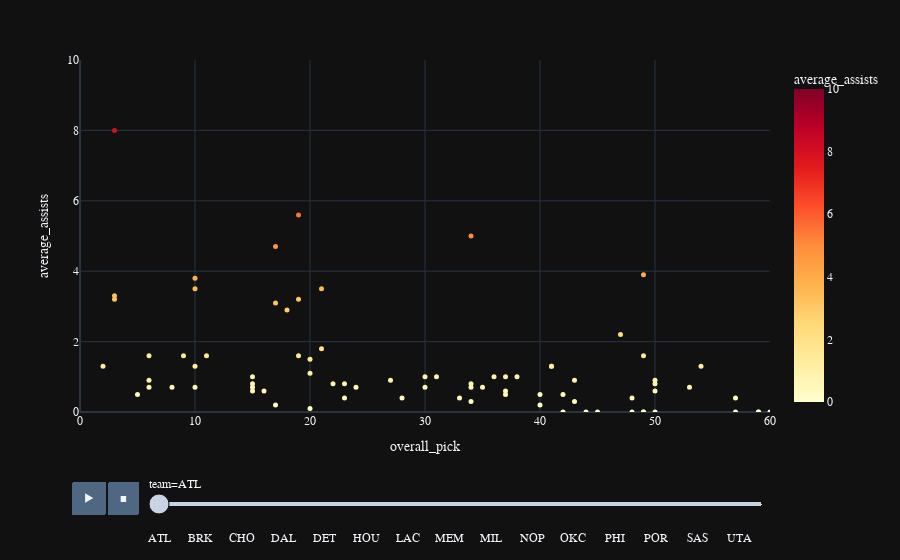

The code cell stored with this chart in its notebook:
### Markdown cell above
<h3 style="color:blue; font-weight:bold">Total Career Assists by Team and Overall Pick</h3>

### Code cell
fig = px.scatter(sorted_df, x = "overall_pick", y = "average_assists",
                    range_x = (0, 60), range_y = (0, 10),
                    hover_data = ["college"],
                    hover_name="player",
                    animation_frame = "team", range_color = (0, 10),
                    color = "average_assists", color_continuous_scale = "YlOrRd")
                    #title = "Points Per Game Overall Pick 1-60 Animation by Year and Games")

fig.update_traces(marker = dict(size = 5)) # scaling down the markers
fig.update_layout(template = "plotly_dark", font = dict(family = "PT Sans", size = 12))
fig.show()

### Figure 1 — Plotly figure (JSON) as saved in the notebook; plotly's stock layout.template omitted (floating-point values rounded to 4 significant figures)
{"data": [{"customdata": [["HS/G-Lea/Foreign"], ["Florida State"], ["HS/G-Lea/Foreign"], ["HS/G-Lea/Foreign"], ["Washington"], ["Kansas"], ["HS/G-Lea/Foreign"], ["Saint Joseph's"], ["Michigan State"], ["HS/G-Lea/Foreign"], ["Northwestern Oklahoma State University"], ["Miami (FL)"], ["HS/G-Lea/Foreign"], ["Indiana"], ["Virginia"], ["Cal State Long Beach"], ["Vanderbilt"], ["Notre Dame"], ["Oakland"], ["Illinois"], ["Duke"], ["Texas"], ["UNLV"], ["Kansas"], ["Seton Hall"], ["HS/G-Lea/Foreign"], ["Villanova"], ["NC State"], ["HS/G-Lea/Foreign"], ["HS/G-Lea/Foreign"], ["Oregon"], ["Wake Forest"], ["Stanford"], ["Maryland"], ["Colorado"], ["Purdue"], ["Oakland"], ["Cincinnati"], ["UNC"], ["HS/G-Lea/Foreign"], ["Texas"], ["Southeastern Illinois College"], ["Utah"], ["Arizona"], ["HS/G-Lea/Foreign"], ["Ohio State"], ["HS/G-Lea/Foreign"], ["BYU"], ["HS/G-Lea/Foreign"], ["Maryland"], ["HS/G-Lea/Foreign"], ["Stanford"], ["Duke"], ["Georgia"], ["Georgia Tech"], ["Central State University"], ["HS/G-Lea/Foreign"], ["Texas"], ["HS/G-Lea/Foreign"], ["California"], ["Wake Forest"], ["HS/G-Lea/Foreign"], ["Marquette"], ["Duke"], ["Texas A&M"], ["Texas Tech"], ["Florida"], ["Arizona"], ["South Florida"], ["Old Dominion"], ["UCLA"], ["HS/G-Lea/Foreign"], ["Providence"], ["LSU"], ["Auburn"], ["Duke"], ["USC"], ["Iowa"], ["Michigan"], ["Oral Roberts"]], "hovertemplate": "<b>%{hovertext}</b><br><br>team=ATL<br>overall_pick=%{x}<br>average_assists=%{marker.color}<br>college=%{customdata[0]}<extra></extra>", "hovertext": ["Cenk Akyol", "Doug Edwards", "Dimitrios Agravanis", "Marcus Eriksson", "Rich Manning", "Kelly Oubre Jr.", "Edy Tavares", "DeAndre' Bembry", "Adreian Payne", "Raul Neto", "Gaylon Nickerson", "Shane Larkin", "Dennis Schröder", "Alan Henderson", "Mike Scott", "James Ennis III", "John Jenkins", "Elmer Bennett", "Kay Felder", "Steve Bardo", "Cam Reddish", "Jaxson Hayes", "Stacey Augmon", "Devonte' Graham", "Anthony Avent", "Isaïa Cordinier", "Omari Spellman", "Rodney Monroe", "Luka Dončić", "Alpha Kaba", "Tyler Dorsey", "John Collins", "Adam Keefe", "Kevin Huerter", "Donnie Boyce", "Cuonzo Martin", "Keith Benson", "DerMarr Johnson", "Marvin Williams", "Viktor Sanikidze", "Royal Ivey", "Donta Smith", "Hanno Möttölä", "Salim Stoudamire", "Josh Smith", "Scoonie Penn", "Pau Gasol", "Travis Hansen", "Boris Diaw", "Terence Morris", "David Andersen", "Josh Childress", "Shelden Williams", "Jumaine Jones", "Dion Glover", "Priest Lauderdale", "Pape Sy", "Damion James", "Sergiy Gladyr", "Ed Gray", "Jeff Teague", "Alain Digbeau", "Chris Crawford", "Roshown McLeod", "Acie Law", "Cory Carr", "Al Horford", "Jason Terry", "Solomon Jones", "Cal Bowdler", "Trevor Wilson", "Didi Louzada", "Troy Brown", "Skylar Mays", "Sharife Cooper", "Jalen Johnson", "Onyeka Okongwu", "Roy Marble", "Rumeal Robinson", "Haywoode Workman"], "legendgroup": "", "marker": {"color": [0, 0.7, 0, 0, 0.2, 1, 0.3, 1.8, 0.6, 2.2, 0.3, 2.9, 4.7, 0.6, 0.9, 0.9, 0.8, 1, 1.3, 1.3, 1.3, 0.7, 1.6, 5, 0.8, 0, 1, 0.7, 8, 0, 1.3, 1.6, 0.7, 3.2, 0.5, 0.4, 0, 0.9, 1.3, 0, 1, 0.8, 0.5, 1, 3.1, 0, 3.2, 0.5, 3.5, 0.7, 0.6, 1.6, 0.5, 0.9, 1.5, 0.4, 0.7, 0.7, 0, 0.8, 5.6, 0, 0.6, 1.1, 1.6, 1.6, 3.3, 3.8, 0.4, 0.2, 1, 0.7, 0, 0.8, 0.4, 0.1, 0.7, 0.4, 3.5, 3.9], "coloraxis": "coloraxis", "size": 5, "symbol": "circle"}, "mode": "markers", "name": "", "orientation": "v", "showlegend": false, "type": "scatter", "x": [59, 15, 59, 50, 40, 15, 43, 21, 15, 47, 34, 18, 17, 16, 43, 50, 23, 38, 54, 41, 10, 8, 9, 34, 15, 44, 30, 30, 3, 60, 41, 19, 10, 19, 42, 57, 48, 6, 2, 42, 37, 34, 40, 31, 17, 57, 3, 37, 21, 34, 37, 6, 5, 27, 20, 28, 53, 24, 49, 22, 19, 49, 50, 20, 11, 49, 3, 10, 33, 17, 36, 35, 45, 50, 48, 20, 6, 23, 10, 49], "xaxis": "x", "y": [0, 0.7, 0, 0, 0.2, 1, 0.3, 1.8, 0.6, 2.2, 0.3, 2.9, 4.7, 0.6, 0.9, 0.9, 0.8, 1, 1.3, 1.3, 1.3, 0.7, 1.6, 5, 0.8, 0, 1, 0.7, 8, 0, 1.3, 1.6, 0.7, 3.2, 0.5, 0.4, 0, 0.9, 1.3, 0, 1, 0.8, 0.5, 1, 3.1, 0, 3.2, 0.5, 3.5, 0.7, 0.6, 1.6, 0.5, 0.9, 1.5, 0.4, 0.7, 0.7, 0, 0.8, 5.6, 0, 0.6, 1.1, 1.6, 1.6, 3.3, 3.8, 0.4, 0.2, 1, 0.7, 0, 0.8, 0.4, 0.1, 0.7, 0.4, 3.5, 3.9], "yaxis": "y"}], "layout": {"coloraxis": {"cmax": 10, "cmin": 0, "colorbar": {"title": {"text": "average_assists"}}, "colorscale": [[0, "rgb(255,255,204)"], [0.125, "rgb(255,237,160)"], [0.25, "rgb(254,217,118)"], [0.375, "rgb(254,178,76)"], [0.5, "rgb(253,141,60)"], [0.625, "rgb(252,78,42)"], [0.75, "rgb(227,26,28)"], [0.875, "rgb(189,0,38)"], [1, "rgb(128,0,38)"]]}, "font": {"family": "PT Sans", "size": 12}, "legend": {"tracegroupgap": 0}, "margin": {"t": 60}, "sliders": [{"active": 0, "currentvalue": {"prefix": "team="}, "len": 0.9, "pad": {"b": 10, "t": 60}, "steps": [{"args": [["ATL"], {"frame": {"duration": 0, "redraw": false}, "fromcurrent": true, "mode": "immediate", "transition": {"duration": 0, "easing": "linear"}}], "label": "ATL", "method": "animate"}, {"args": [["BOS"], {"frame": {"duration": 0, "redraw": false}, "fromcurrent": true, "mode": "immediate", "transition": {"duration": 0, "easing": "linear"}}], "label": "BOS", "method": "animate"}, {"args": [["BRK"], {"frame": {"duration": 0, "redraw": false}, "fromcurrent": true, "mode": "immediate", "transition": {"duration": 0, "easing": "linear"}}], "label": "BRK", "method": "animate"}, {"args": [["CHI"], {"frame": {"duration": 0, "redraw": false}, "fromcurrent": true, "mode": "immediate", "transition": {"duration": 0, "easing": "linear"}}], "label": "CHI", "method": "animate"}, {"args": [["CHO"], {"frame": {"duration": 0, "redraw": false}, "fromcurrent": true, "mode": "immediate", "transition": {"duration": 0, "easing": "linear"}}], "label": "CHO", "method": "animate"}, {"args": [["CLE"], {"frame": {"duration": 0, "redraw": false}, "fromcurrent": true, "mode": "immediate", "transition": {"duration": 0, "easing": "linear"}}], "label": "CLE", "method": "animate"}, {"args": [["DAL"], {"frame": {"duration": 0, "redraw": false}, "fromcurrent": true, "mode": "immediate", "transition": {"duration": 0, "easing": "linear"}}], "label": "DAL", "method": "animate"}, {"args": [["DEN"], {"frame": {"duration": 0, "redraw": false}, "fromcurrent": true, "mode": "immediate", "transition": {"duration": 0, "easing": "linear"}}], "label": "DEN", "method": "animate"}, {"args": [["DET"], {"frame": {"duration": 0, "redraw": false}, "fromcurrent": true, "mode": "immediate", "transition": {"duration": 0, "easing": "linear"}}], "label": "DET", "method": "animate"}, {"args": [["GSW"], {"frame": {"duration": 0, "redraw": false}, "fromcurrent": true, "mode": "immediate", "transition": {"duration": 0, "easing": "linear"}}], "label": "GSW", "method": "animate"}, {"args": [["HOU"], {"frame": {"duration": 0, "redraw": false}, "fromcurrent": true, "mode": "immediate", "transition": {"duration": 0, "easing": "linear"}}], "label": "HOU", "method": "animate"}, {"args": [["IND"], {"frame": {"duration": 0, "redraw": false}, "fromcurrent": true, "mode": "immediate", "transition": {"duration": 0, "easing": "linear"}}], "label": "IND", "method": "animate"}, {"args": [["LAC"], {"frame": {"duration": 0, "redraw": false}, "fromcurrent": true, "mode": "immediate", "transition": {"duration": 0, "easing": "linear"}}], "label": "LAC", "method": "animate"}, {"args": [["LAL"], {"frame": {"duration": 0, "redraw": false}, "fromcurrent": true, "mode": "immediate", "transition": {"duration": 0, "easing": "linear"}}], "label": "LAL", "method": "animate"}, {"args": [["MEM"], {"frame": {"duration": 0, "redraw": false}, "fromcurrent": true, "mode": "immediate", "transition": {"duration": 0, "easing": "linear"}}], "label": "MEM", "method": "animate"}, {"args": [["MIA"], {"frame": {"duration": 0, "redraw": false}, "fromcurrent": true, "mode": "immediate", "transition": {"duration": 0, "easing": "linear"}}], "label": "MIA", "method": "animate"}, {"args": [["MIL"], {"frame": {"duration": 0, "redraw": false}, "fromcurrent": true, "mode": "immediate", "transition": {"duration": 0, "easing": "linear"}}], "label": "MIL", "method": "animate"}, {"args": [["MIN"], {"frame": {"duration": 0, "redraw": false}, "fromcurrent": true, "mode": "immediate", "transition": {"duration": 0, "easing": "linear"}}], "label": "MIN", "method": "animate"}, {"args": [["NOP"], {"frame": {"duration": 0, "redraw": false}, "fromcurrent": true, "mode": "immediate", "transition": {"duration": 0, "easing": "linear"}}], "label": "NOP", "method": "animate"}, {"args": [["NYK"], {"frame": {"duration": 0, "redraw": false}, "fromcurrent": true, "mode": "immediate", "transition": {"duration": 0, "easing": "linear"}}], "label": "NYK", "method": "animate"}, {"args": [["OKC"], {"frame": {"duration": 0, "redraw": false}, "fromcurrent": true, "mode": "immediate", "transition": {"duration": 0, "easing": "linear"}}], "label": "OKC", "method": "animate"}, {"args": [["ORL"], {"frame": {"duration": 0, "redraw": false}, "fromcurrent": true, "mode": "immediate", "transition": {"duration": 0, "easing": "linear"}}], "label": "ORL", "method": "animate"}, {"args": [["PHI"], {"frame": {"duration": 0, "redraw": false}, "fromcurrent": true, "mode": "immediate", "transition": {"duration": 0, "easing": "linear"}}], "label": "PHI", "method": "animate"}, {"args": [["PHO"], {"frame": {"duration": 0, "redraw": false}, "fromcurrent": true, "mode": "immediate", "transition": {"duration": 0, "easing": "linear"}}], "label": "PHO", "method": "animate"}, {"args": [["POR"], {"frame": {"duration": 0, "redraw": false}, "fromcurrent": true, "mode": "immediate", "transition": {"duration": 0, "easing": "linear"}}], "label": "POR", "method": "animate"}, {"args": [["SAC"], {"frame": {"duration": 0, "redraw": false}, "fromcurrent": true, "mode": "immediate", "transition": {"duration": 0, "easing": "linear"}}], "label": "SAC", "method": "animate"}, {"args": [["SAS"], {"frame": {"duration": 0, "redraw": false}, "fromcurrent": true, "mode": "immediate", "transition": {"duration": 0, "easing": "linear"}}], "label": "SAS", "method": "animate"}, {"args": [["TOR"], {"frame": {"duration": 0, "redraw": false}, "fromcurrent": true, "mode": "immediate", "transition": {"duration": 0, "easing": "linear"}}], "label": "TOR", "method": "animate"}, {"args": [["UTA"], {"frame": {"duration": 0, "redraw": false}, "fromcurrent": true, "mode": "immediate", "transition": {"duration": 0, "easing": "linear"}}], "label": "UTA", "method": "animate"}, {"args": [["WAS"], {"frame": {"duration": 0, "redraw": false}, "fromcurrent": true, "mode": "immediate", "transition": {"duration": 0, "easing": "linear"}}], "label": "WAS", "method": "animate"}], "x": 0.1, "xanchor": "left", "y": 0, "yanchor": "top"}], "updatemenus": [{"buttons": [{"args": [null, {"frame": {"duration": 500, "redraw": false}, "fromcurrent": true, "mode": "immediate", "transition": {"duration": 500, "easing": "linear"}}], "label": "&#9654;", "method": "animate"}, {"args": [[null], {"frame": {"duration": 0, "redraw": false}, "fromcurrent": true, "mode": "immediate", "transition": {"duration": 0, "easing": "linear"}}], "label": "&#9724;", "method": "animate"}], "direction": "left", "pad": {"r": 10, "t": 70}, "showactive": false, "type": "buttons", "x": 0.1, "xanchor": "right", "y": 0, "yanchor": "top"}], "xaxis": {"anchor": "y", "domain": [0, 1], "range": [0, 60], "title": {"text": "overall_pick"}}, "yaxis": {"anchor": "x", "domain": [0, 1], "range": [0, 10], "title": {"text": "average_assists"}}}}
